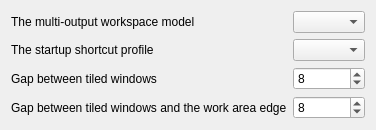
<?xml version="1.0" encoding="UTF-8"?>
<ui version="4.0">
 <class>ConfigModule</class>
 <widget class="QWidget" name="ConfigModule">
  <layout class="QFormLayout" name="formLayout">
    <item row="0" column="0">
    <widget class="QLabel" name="label_workspaceMode">
     <property name="text">
      <string>The multi-output workspace model</string>
     </property>
    </widget>
   </item>
    <item row="0" column="1">
    <widget class="QComboBox" name="kcfg_workspaceMode"/>
   </item>
    <item row="1" column="0">
    <widget class="QLabel" name="label_shortcutProfile">
     <property name="text">
      <string>The startup shortcut profile</string>
     </property>
    </widget>
   </item>
     <item row="1" column="1">
     <widget class="QComboBox" name="kcfg_shortcutProfile"/>
    </item>
      <item row="2" column="0">
      <widget class="QLabel" name="label_innerGap">
       <property name="text">
        <string>Gap between tiled windows</string>
       </property>
      </widget>
     </item>
      <item row="2" column="1">
      <widget class="QSpinBox" name="kcfg_innerGap">
       <property name="minimum">
        <number>0</number>
       </property>
       <property name="maximum">
        <number>64</number>
       </property>
       <property name="value">
        <number>8</number>
       </property>
      </widget>
     </item>
      <item row="3" column="0">
      <widget class="QLabel" name="label_outerGap">
       <property name="text">
        <string>Gap between tiled windows and the work area edge</string>
       </property>
      </widget>
     </item>
      <item row="3" column="1">
      <widget class="QSpinBox" name="kcfg_outerGap">
       <property name="minimum">
        <number>0</number>
       </property>
       <property name="maximum">
        <number>64</number>
       </property>
       <property name="value">
        <number>8</number>
       </property>
      </widget>
     </item>
   </layout>
 </widget>
 <resources/>
 <connections/>
</ui>
